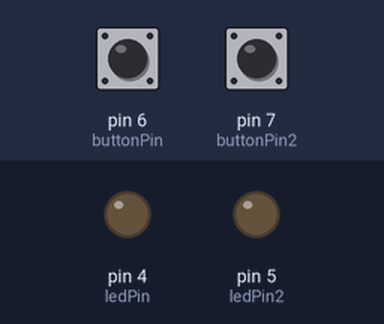
A sketch run on a simulated Arduino Uno, built with avr-gcc and run on an emulated ATmega328P. On the bench: output pins drawn as LEDs (lit = HIGH). Dashed ring = blinking. Inputs (shaded band) come from the test bench; at power-on: pin 6 (buttonPin) LOW, pin 7 (buttonPin2) LOW.

Above: at 1.2 s.
1.3 s: pin 6 (buttonPin) pulled HIGH for 0.15 s
At 1.45 s:
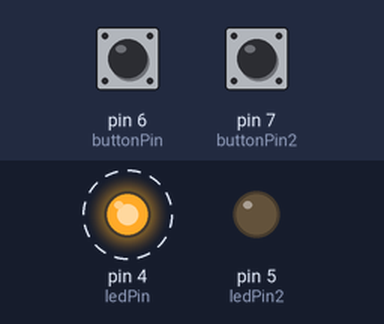
4.4 s: pin 7 (buttonPin2) pulled HIGH for 0.15 s
At 5.2 s:
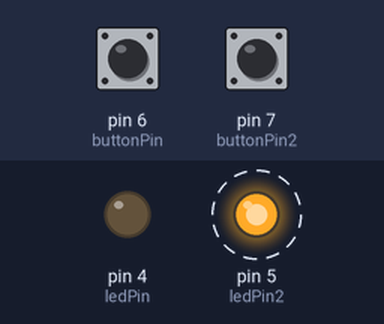
7.5 s: pin 7 (buttonPin2) pulled HIGH for 1 s
At 7.65 s:
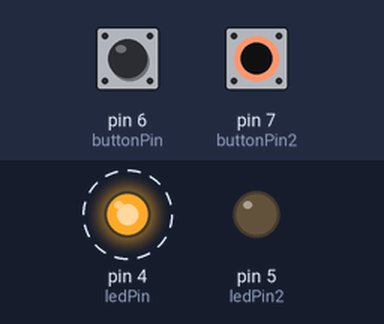
10.5 s: pin 7 (buttonPin2) pulled HIGH for 3.2 s
At 12.5 s:
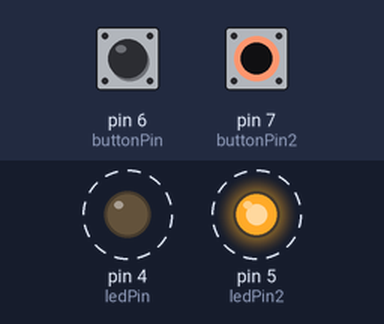
Timing chart, 0 to 16.2 s (numbered marks = the images above; inputs shaded):
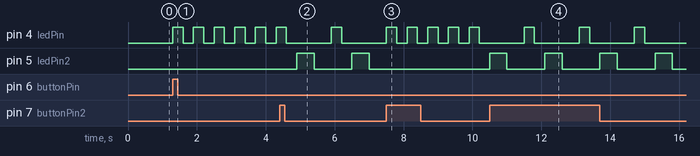

Measured:
- after the input at 1.3 s, pin 4 (ledPin): alternates HIGH for 0.30 s and LOW for 0.30 s, starting at once
- after the input at 4.4 s, pin 5 (ledPin2): alternates HIGH for 0.50 s and LOW for 1.1 s, starting after 0.50 s
- after the input at 7.5 s, pin 4 (ledPin): alternates HIGH for 0.30 s and LOW for 0.30 s, starting after 0.60 s; pin 5 (ledPin2): stops changing and stays LOW
- after the input at 10.5 s, pin 4 (ledPin): alternates HIGH for 0.30 s and LOW for 1.3 s, starting after 1.0 s; pin 5 (ledPin2): alternates HIGH for 0.50 s and LOW for 1.1 s, starting at once

The sketch:

11_SW_LED_cnt_blnk_interrupt_pcint.ino
```cpp
#include "PinChangeInterrupt.h"

int led_flag = 0; // 0이면 off 1이면 on
const int ledPin = 4;
const int buttonPin = 6;

const int ledPin2 = 5;
const int buttonPin2 = 7;
int led_flag2 = 0;

// 사용자 함수 선언(인터럽트)
// ISR(인터럽트 서비스 루틴)
void buttonPressed(void) {
   // 스위치 동작에 따른 상태값 변경
  if( led_flag == 0 ){
      led_flag = 1;
    }
    else {
      led_flag = 0;
    }
}

void buttonPressed2(void) {
  if( led_flag2 == 0 ){
      led_flag2 = 1;
    }
    else {
      led_flag2 = 0;
    }
}


void setup() {
  // put your setup code here, to run once:
  Serial.begin(115200);

  pinMode(ledPin, OUTPUT);
  pinMode(buttonPin, INPUT);

  pinMode(ledPin2, OUTPUT);
  pinMode(buttonPin2, INPUT);

  attachPCINT(digitalPinToPCINT(buttonPin), buttonPressed, RISING);
  attachPCINT(digitalPinToPCINT(buttonPin2), buttonPressed2, RISING);

  digitalWrite(ledPin, LOW);
  digitalWrite(ledPin2, LOW);

}

void loop() {
  // put your main code here, to run repeatedly:

  if(led_flag == 1) {
    digitalWrite(ledPin, HIGH);
    delay(300);
    digitalWrite(ledPin, LOW);
    delay(300);
  }

  if(led_flag2 == 1) {
    digitalWrite(ledPin2, HIGH);
    delay(500);
    digitalWrite(ledPin2, LOW);
    delay(500);
  }

}
```
